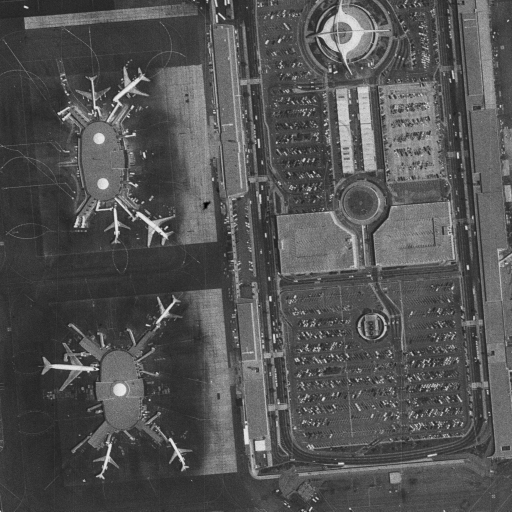
%> input picture Visione Artificiale/imgs/airport.png, 1024 x 1024 px (shown at 1/2 size)
$ octave --eval "result = plothist(imread('../imgs/airport.png'));"   (GNU Octave 9; MATLAB toolbox functions it lacks are replaced by stand-ins)
%> lines starting %> are read from the running program, lines starting %| are printed output that depends on the picture; in (x1, y1, x2, y2) boxes, pixels count from 0 and x2, y2 are one past the last pixel; in counts of white or black regions, pixels touching at a corner belong together; the program's own positions count from 1
function h = plothist(img)
    % Funzione per visualizzare un istogramma come immagine + barra di grigi

    h = imhist(uint8(img), 256); % Istogramma a 256 livelli
%> h = 256 values, max 22723 at index 55, min 0 at index 6, mean 4096
    m = 101 - ceil(100 * single(h) / single(max(h))); % Riga di partenza di ogni barra
%> m = 256 values, max 101 at index 6, min 1 at index 53, mean 82.45

    out = uint8(ones(120, 256) * 255); % Immagine bianca (120 righe, 256 colonne)

    % Disegna le barre nere dell'istogramma
    for i = 1:256
        out(m(i):100, i) = 0; % Barre verticali nere dalla riga m(i) a 100
    end
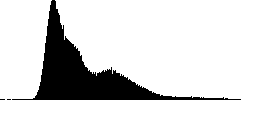
%> out: size 120x256 uint8; 84.5% white; 3 black regions (2 under 20 px), largest, box (x1, y1, x2, y2) and area: (12, 0, 241, 100) 4739

    % Disegna la barra del gradiente in basso (livelli di grigio)
    for i = 1:256
        out(102:120, i) = i - 1; % Riga 102–120: gradient bar (valori 0–255)
    end
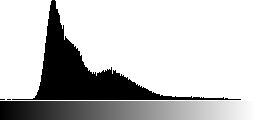
%> out: size 120x256 uint8; 15.77% of pixels changed, all inside (x1, y1, x2, y2) = (0, 101, 255, 120)
%> `result = plothist(imread('../imgs/airport.png'));`: result has the same summary as h in plothist

    figure;
    imshow(out);
    title('Istogramma con funzione personalizzata');
end

$ run again, on Visione Artificiale/imgs/baboon.png
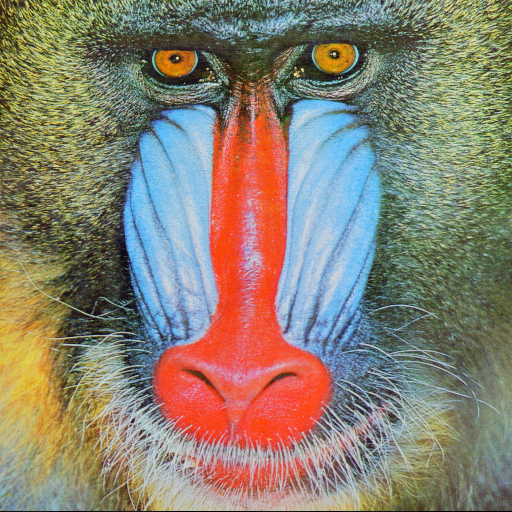
%> input picture Visione Artificiale/imgs/baboon.png, 512 x 512 px
%> h = 256 values, max 5337 at index 89, min 31 at index 256, mean 3072
%> m = 256 values, max 100 at index 256, min 1 at index 77, mean 42.95
%> after the loop in plothist, `for i = 1:256`:
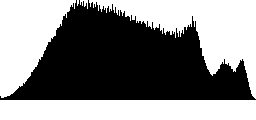
%> out: size 120x256 uint8; 51.6% white; 1 black region, box (x1, y1, x2, y2) and area: (0, 0, 256, 100) 14861
%> after the loop in plothist, `for i = 1:256`:
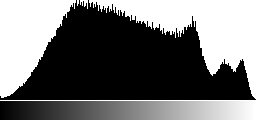
%> out: size 120x256 uint8; 15.77% of pixels changed, all inside (x1, y1, x2, y2) = (0, 101, 255, 120)
%> result has the same summary as h in plothist

$ run again, on Visione Artificiale/imgs/barbara.png
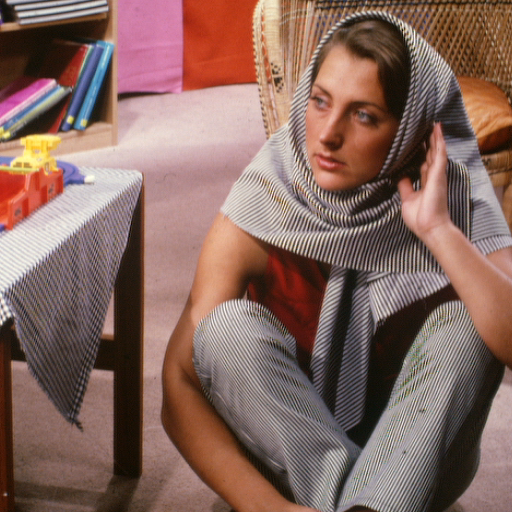
%> input picture Visione Artificiale/imgs/barbara.png, 512 x 512 px
%> h = 256 values, max 5461 at index 24, min 51 at index 252, mean 3072
%> m = 256 values, max 100 at index 252, min 1 at index 24, mean 44.23
%> after the loop in plothist, `for i = 1:256`:
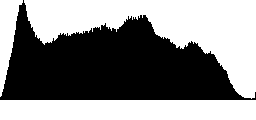
%> out: size 120x256 uint8; 52.7% white; 1 black region, box (x1, y1, x2, y2) and area: (0, 0, 256, 100) 14534
%> after the loop in plothist, `for i = 1:256`:
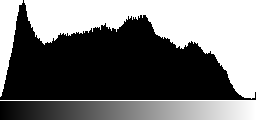
%> out: size 120x256 uint8; 15.77% of pixels changed, all inside (x1, y1, x2, y2) = (0, 101, 255, 120)
%> result has the same summary as h in plothist
